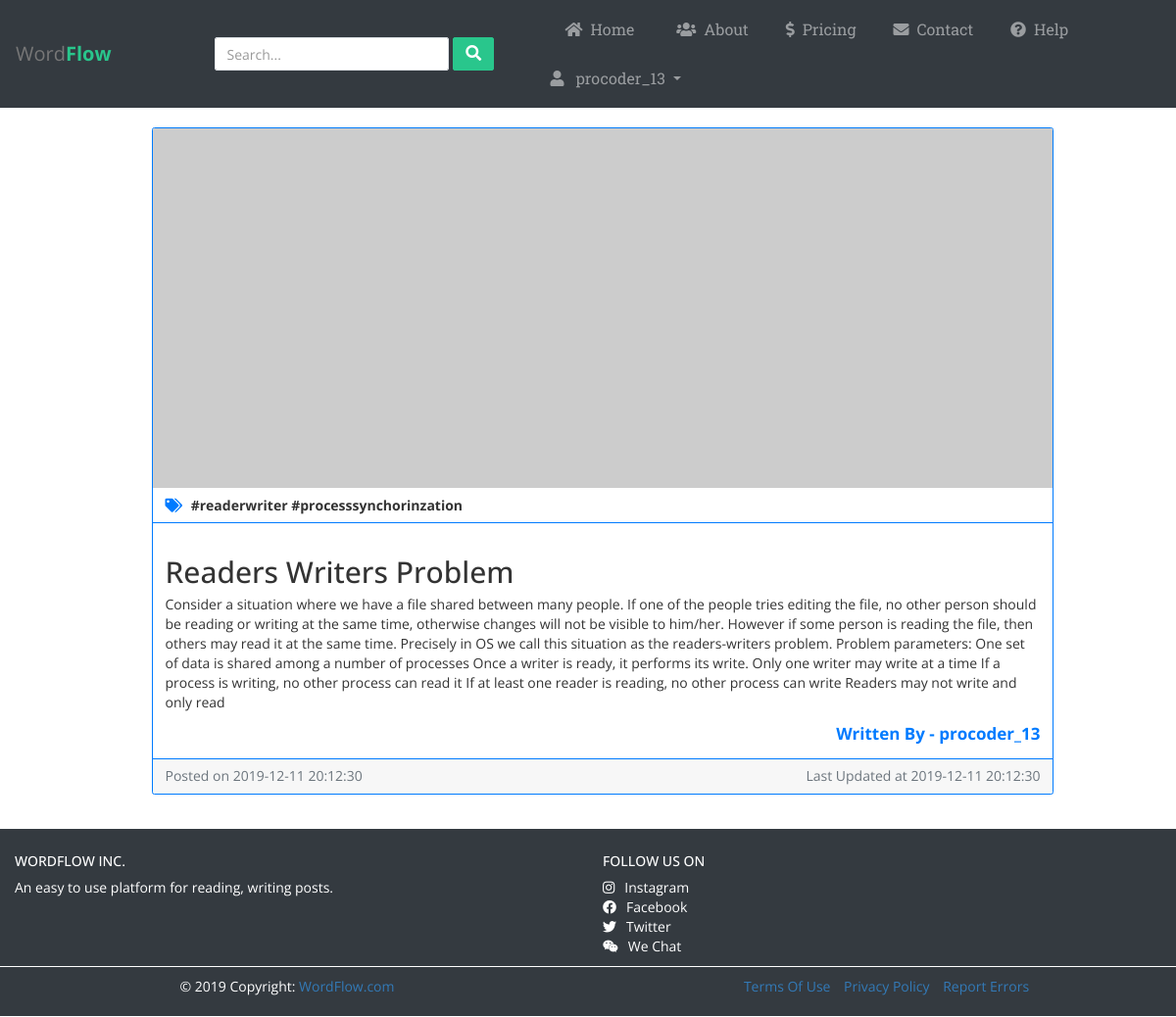
Before: /procoder_13/view/5 (signed in) with the older database file.
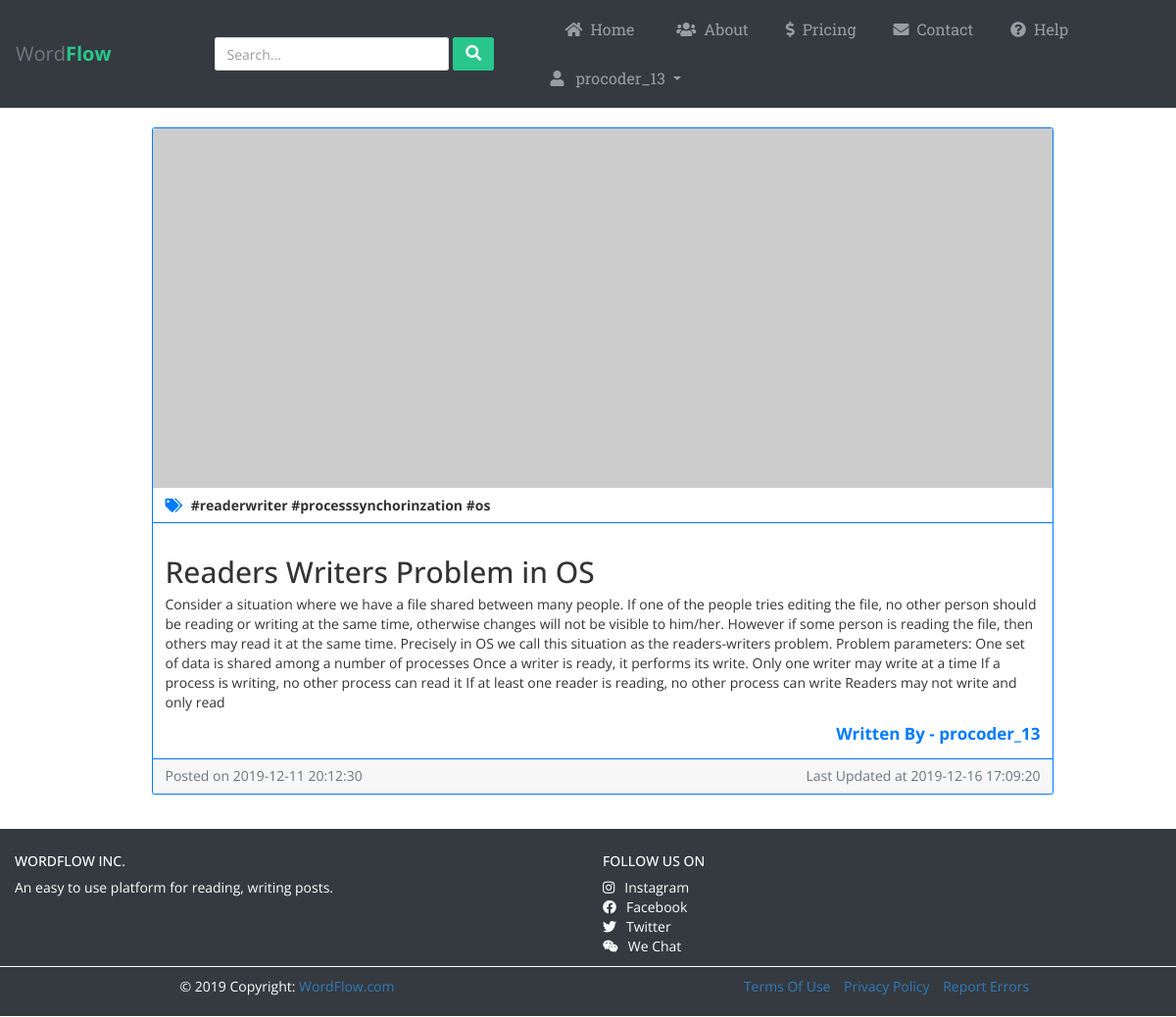
After: the same page with the newer database file.
### app.py (models this page shows)
class Post(db.Model):
	pid = db.Column(db.Integer, primary_key=True)
	title= db.Column(db.String(80), nullable=False)
	author = db.Column(db.String(40), nullable=False)
	content = db.Column(db.String(100), nullable=False)
	created_on = db.Column(db.DateTime, nullable=False)
	last_updated = db.Column(db.DateTime, nullable=False)
	tags = db.Column(db.String(50), nullable=False)

### app.py (the view)
@app.route('/<user>/view/<int:pid>')
@is_logged_in
def viewPost(user,pid):
	post = Post.query.filter_by(pid=pid).first()
	post.created_on= str(post.created_on).split('.')[0]
	post.last_updated=str(post.last_updated).split('.')[0]
	return render_template('post.html', username=session["username"], logged_in=True, post=post)

### app.py (called while the page is built)
def is_logged_in(f):
	@wraps(f)
	def wrap(*args, **kwargs):
		if 'logged_in' in session:
			return f(*args, **kwargs)
		else:
			flash('Unauthorized, Please Login !', category='danger')
			return redirect(url_for('home'))
	return wrap

### templates/post.html (shortened to what this page needs)
{% extends "layout.html" %}
{% block content %}
<div class="container">
	<div class="row justify-content-between">
      <div class="col-md-10">
        {% if userBlog %}
            {% if post|length == 0 %}
                <div class="jumbotron bg-secondary">
                    <div class="container">
                        <h1 class="display-5">Welcome <small >{{username}}</small></h1>
                        <p class="lead" style="font-size: 18px;">You haven't written any posts yet! <br><br>Write your first post.
                        <a href="/{{username}}/new/" class="btn btn-primary py-auto mx-4"><span class="pr-3"><i class="fas fa-pencil-alt"></i></span><b>New Post</b></a>
                        </p>
                    </div>
                </div>
            {% endif %}
            {% for p in post %}
                <div class="card mb-4 border-primary">
                    <img class="card-img-top" src="http://placehold.it/750x300" alt="Card image cap">
                    <div class="card-header bg-transparent border-primary">
                        <p class="card-text mb-0 text-default"><b><i class="fas fa-tags text-primary mr-2"></i> {{p.tags}}</b></p>
                    </div>
                    <div class="card-body border-primary">
                        <h2 class="card-title">{{p.title}}</h2>
                        <p class="card-text">{{p.content}}</p>
                        <a href="/{{username}}/view/{{p.pid}}" class="btn btn-primary">Read More &rarr;</a>
                        <a href="/{{username}}/edit/{{p.pid}}" class="btn btn-success mx-4"><span class="px-2"><i class="fas fa-edit"></i></span> <b>Edit</b></a>
                        <a href="/delete/{{p.pid}}" class="btn btn-danger"><span class="px-2"><i class="fas fa-trash-alt"></i></span>Delete</a>
                    </div>
                    <div class="card-footer text-muted border-primary">
                        <div class="row">
                            <div class="col-md-6">
                                Posted on {{p.created_on}}
                            </div>
                            <div class="col-md-6 text-right">
                                Last Updated at {{p.last_updated}}
                            </div>
                        </div>
                    </div>
                </div>
            {% endfor %}
            {% else %}
                <div class="card mb-4 border-primary">
                    <img class="card-img-top" src="http://placehold.it/750x300" alt="Card image cap">
                    <div class="card-header bg-transparent border-primary">
                        <p class="card-text mb-0 text-default"><b><i class="fas fa-tags text-primary mr-2"></i> {{post.tags}}</b></p>
                    </div>
                    <div class="card-body border-primary">
                        <h2 class="card-title">{{post.title}}</h2>
                        <p class="card-text">{{post.content}}</p>
                        <div class="row">
                            <div class="col-md-6"></div>
                            <div class="col-md-6 text-right">
                                <p class="mb-0 text-primary" style="font-size: 17px;"><b>Written By - {{post.author}}</b></p>
                            </div>
                        </div>
                    </div>
                    <div class="card-footer text-muted border-primary">
                        <div class="row">
                            <div class="col-md-6">
                                Posted on {{post.created_on}}
                            </div>
                            <div class="col-md-6 text-right">
                                Last Updated at {{post.last_updated}}
                            </div>
                        </div>
                    </div>
                </div>
        {% endif %}
      </div>
  </div>
</div>
{% endblock %}

### templates/layout.html (shortened to what the changed rows need)
<!DOCTYPE html>
<html>
<head>
	<link rel="stylesheet" href="https://stackpath.bootstrapcdn.com/bootstrap/4.3.1/css/bootstrap.min.css">
	<link rel="stylesheet" href="//maxcdn.bootstrapcdn.com/bootstrap/4.0.0/css/bootstrap.min.css" rel="stylesheet" id="bootstrap-css">
  <link href="//netdna.bootstrapcdn.com/bootstrap/3.2.0/css/bootstrap.min.css" rel="stylesheet" id="bootstrap-css">
	<link rel="stylesheet" href="https://maxcdn.bootstrapcdn.com/font-awesome/4.7.0/css/font-awesome.min.css">
  <link rel="stylesheet" type="text/css" href="{{ url_for('static', filename='stylesheets/layout.css') }}">
  <link rel="stylesheet" type="text/css" href="https://cdnjs.cloudflare.com/ajax/libs/font-awesome/5.11.2/css/all.css">
</head>
<body id="page-top">
<nav class="navbar sticky-top navbar-default navbar-expand-lg navbar-dark bg-dark" style="border: none;">
  {% if logged_in == True %}
	<div id="navbarCollapse" class="collapse navbar-collapse justify-content-start" style="width: 630px;">
  {% else %}
  <div id="navbarCollapse" class="collapse navbar-collapse justify-content-start" style="width: 500px;">
  {% endif %}
    {% if logged_in == True %}
    <ul class="nav navbar-nav ml-auto">
      <li class="nav-item dropdown">
        <a data-toggle="dropdown" class="nav-link dropdown-toggle" href="#"><span style="margin: 0% 8px;"><i class="fas fa-user"></i></span> {{ username }} </b></a>
      </li>
    </ul>
    {% endif %}
	</div>
</nav>
  <div class="container">
  	{% block content %}
    {% endblock %}
  </div>
<br>
</body>
</html>

Changed rows visible on the page:
changed Post "procoder_13": tags "#readerwriter #processsynchorinzation" → "#readerwriter #processsynchorinzation #os"; title "Readers Writers Problem" → "Readers Writers Problem in OS"; last_updated "2019-12-11 20:12:30" → "2019-12-16 17:09:20"
